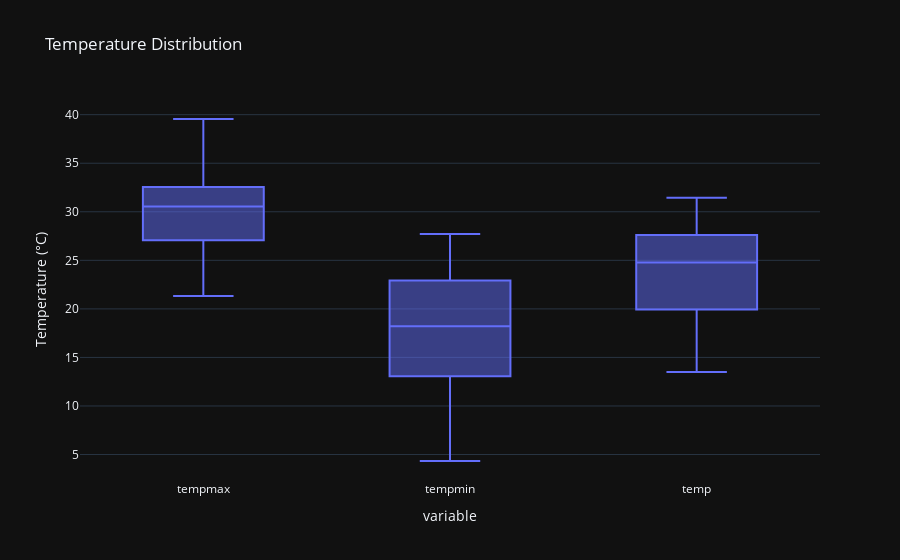

Notebook source saved alongside this figure:
### Markdown cell above
<center><h2>Data Visualizations</center></h2>

---

<h3>Temperature Box Plot:</h3>

### Code cell
fig = px.box(df, y=['tempmax', 'tempmin', 'temp'], title='Temperature Distribution', template='plotly_dark')
fig.update_layout(yaxis_title='Temperature (°C)')
fig.write_html("Sylhet Temperature Box Plot.html")
fig.show()

### Figure 1 — Plotly figure (JSON) as saved in the notebook; plotly's stock layout.template omitted (floating-point values rounded to 4 significant figures; data arrays with more than 128 entries replaced by an {"elided": "..."} marker saying what was removed)
{"data": [{"alignmentgroup": "True", "hovertemplate": "variable=%{x}<br>value=%{y}<extra></extra>", "legendgroup": "", "marker": {"color": "#636efa"}, "name": "", "notched": false, "offsetgroup": "", "orientation": "v", "showlegend": false, "type": "box", "x": {"elided": "7605 str values"}, "x0": " ", "xaxis": "x", "y": {"elided": "7605 float values"}, "y0": " ", "yaxis": "y"}], "layout": {"autosize": true, "boxmode": "group", "legend": {"tracegroupgap": 0}, "title": {"text": "Temperature Distribution"}, "xaxis": {"anchor": "y", "autorange": true, "domain": [0, 1], "range": [-0.5, 2.5], "title": {"text": "variable"}, "type": "category"}, "yaxis": {"anchor": "x", "autorange": true, "domain": [0, 1], "range": [2.377, 41.51], "title": {"text": "Temperature (°C)"}, "type": "linear"}}}
